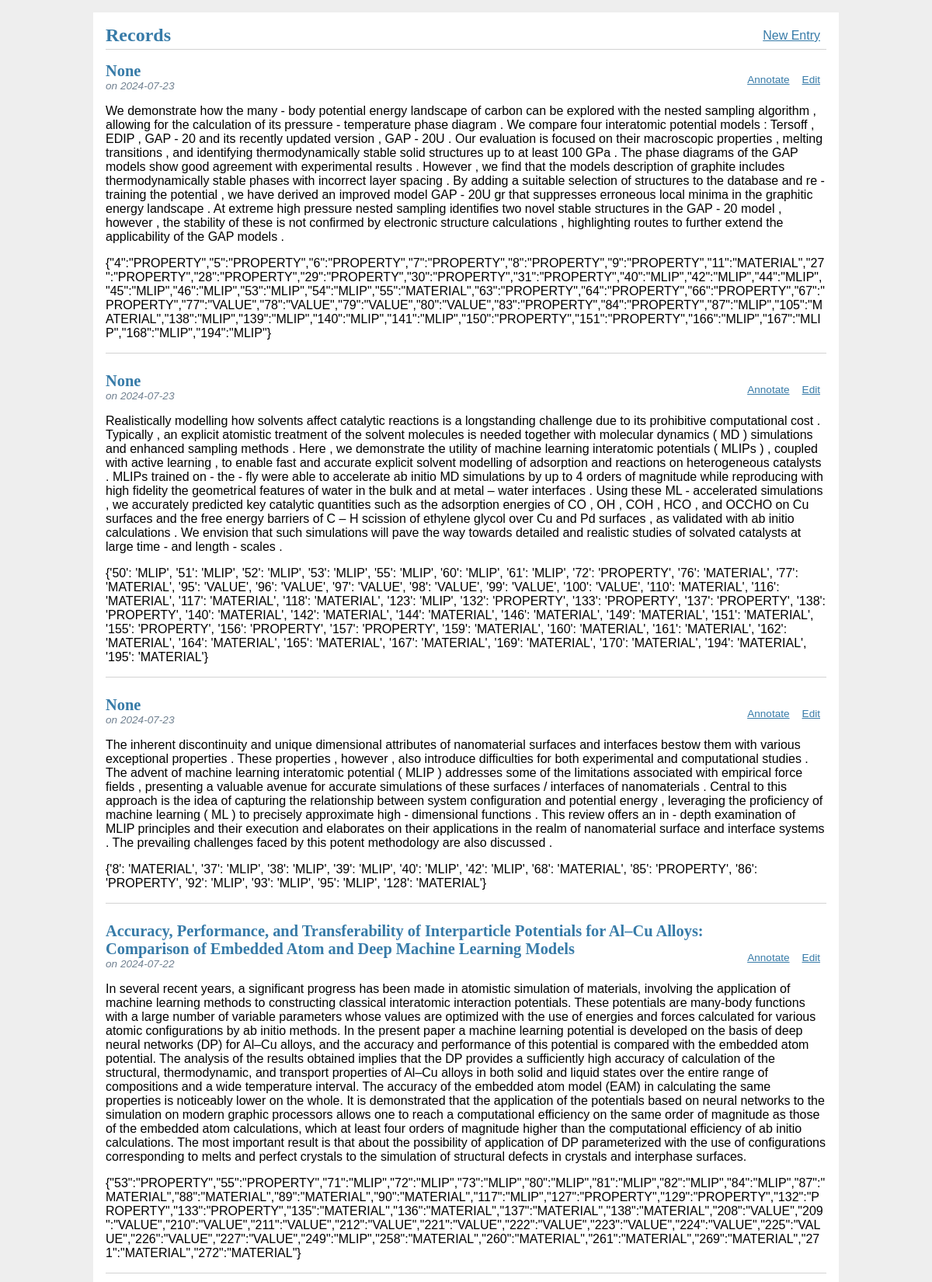
The page / (upper part) on the database its author committed.
### tables this page shows
CREATE TABLE post (
  id INTEGER PRIMARY KEY AUTOINCREMENT,
  created TIMESTAMP NOT NULL DEFAULT CURRENT_TIMESTAMP,
  title TEXT,
  body TEXT NOT NULL,
  annotation TEXT
);

### AnnoApp/blog.py (the view)
@bp.route('/')
def index():
    db = get_db()
    posts = db.execute(
        'SELECT p.id, title, body, annotation, created'
        ' FROM post p'
        ' ORDER BY created DESC'
    ).fetchall()
    return render_template('blog/index.html', posts=posts)

### AnnoApp/db.py (called while the page is built)
def get_db():
    if 'db' not in g:
        g.db = sqlite3.connect(
            current_app.config['DATABASE'],
            detect_types=sqlite3.PARSE_DECLTYPES
        )
        g.db.row_factory = sqlite3.Row
    return g.db

### AnnoApp/templates/blog/index.html
{% extends 'base.html' %}
{% block header %}
  <h1>{% block title %}Records{% endblock %}</h1>
  <a class="action" href="{{ url_for('blog.create') }}">New Entry</a>
{% endblock %}
{% block content %}
  {% for post in posts %}
    <article class="post">
      <header>
        <div>
          <h1>{{ post['title'] }}</h1>
          <div class="about">on {{ post['created'].strftime('%Y-%m-%d') }}</div>
        </div>
        <a class="action" href="{{ url_for('blog.annotate', id=post['id']) }}">Annotate</a>
        <a class="action" href="{{ url_for('blog.update', id=post['id']) }}">Edit</a>
      </header>
      <p style='word-wrap: break-word;'>{{ post['body'] }}</p>
      <p style='word-wrap: break-word;'>{{ post['annotation'] }}</p>
    </article>
    {% if not loop.last %}
      <hr>
    {% endif %}
  {% endfor %}
{% endblock %}

### AnnoApp/templates/base.html (shortened to what this page needs)
<!doctype html>
<link rel="stylesheet" href="{{ url_for('static', filename='style.css') }}">
<section class="content">
  <header>
    {% block header %}{% endblock %}
  </header>
  {% block content %}{% endblock %}
</section>

### AnnoApp/static/style.css (style rules this page uses)
h1 { font-family: serif; color: #377ba8; margin: 1rem 0; }
a { color: #377ba8; }
hr { border: none; border-top: 1px solid lightgray; }
nav ul li a, nav ul li span, header .action { display: block; padding: 0.5rem; }
.content { padding: 0 1rem 1rem; }
.content > header { border-bottom: 1px solid lightgray; display: flex; align-items: flex-end; }
.content > header h1 { flex: auto; margin: 1rem 0 0.25rem 0; }
.post > header { display: flex; align-items: flex-end; font-size: 0.85em; }
.post > header > div:first-of-type { flex: auto; }
.post > header h1 { font-size: 1.5em; margin-bottom: 0; }
.post .about { color: slategray; font-style: italic; }
.content:last-child { margin-bottom: 0; }

### rows shown on the page
post: title "None", created "2024-07-23", body "We demonstrate how the many - body potential energy landscape of carbon can be explored with the nested sampling algorithm , allowing for the calculation of its pressure - temperature phase diagram . We compare four interatomic potential models : Tersoff , EDIP , GAP - 20 and its recently updated version , GAP - 20U . Our evaluation is focused on their macroscopic properties , melting transitions , and identifying thermodynamically stable solid structures up to at least 100 GPa . The phase diagrams of the GAP models show good agreement with experimental results . However , we find that the models description of graphite includes thermodynamically stable phases with incorrect layer spacing .…", annotation "{\"4\":\"PROPERTY\",\"5\":\"PROPERTY\",\"6\":\"PROPERTY\",\"7\":\"PROPERTY\",\"8\":\"PROPERTY\",\"9\":\"PROPERTY\",\"11\":\"MATERIAL\",\"27\":\"PROPERTY\",\"28\":\"PROPERTY\",\"29\":\"PROPERTY\",\"30\":\"PROPERTY\",\"31\":\"PROPERTY\",\"40\":\"MLIP\",\"42\":\"MLIP\",\"44\":\"MLIP\",\"45\":\"MLIP\",\"46\":\"MLIP\",\"53\":\"MLIP\",\"54\":\"MLIP\",\"55\":\"MATERIAL\",\"63\":\"PROPERTY\",\"64\":\"PROPERTY\",\"66\":\"PROPERTY\",\"67\":\"PROPERTY\",\"77\":\"VALUE\",\"78\":\"VALUE\",\"79\":\"VALUE\",\"80\":\"VALUE\",\"83\":\"PROPERTY\",\"84\":\"PROPERTY\",\"87\":\"MLIP\",\"105\":\"MATERIAL\",\"138\":\"MLIP\",\"139\":\"MLIP\",\"140\":\"MLIP\",\"141\":\"MLIP\",\"150\":\"PROPERTY\",\"151\":\"PROPERTY\",\"166\":\"MLIP\",\"167\":\"MLIP\",\"168\":\"MLIP\",\"194\":\"MLIP\"}"
post: title "None", created "2024-07-23", body "Realistically modelling how solvents affect catalytic reactions is a longstanding challenge due to its prohibitive computational cost . Typically , an explicit atomistic treatment of the solvent molecules is needed together with molecular dynamics ( MD ) simulations and enhanced sampling methods . Here , we demonstrate the utility of machine learning interatomic potentials ( MLIPs ) , coupled with active learning , to enable fast and accurate explicit solvent modelling of adsorption and reactions on heterogeneous catalysts . MLIPs trained on - the - fly were able to accelerate ab initio MD simulations by up to 4 orders of magnitude while reproducing with high fidelity the geometrical…", annotation "{'50': 'MLIP', '51': 'MLIP', '52': 'MLIP', '53': 'MLIP', '55': 'MLIP', '60': 'MLIP', '61': 'MLIP', '72': 'PROPERTY', '76': 'MATERIAL', '77': 'MATERIAL', '95': 'VALUE', '96': 'VALUE', '97': 'VALUE', '98': 'VALUE', '99': 'VALUE', '100': 'VALUE', '110': 'MATERIAL', '116': 'MATERIAL', '117': 'MATERIAL', '118': 'MATERIAL', '123': 'MLIP', '132': 'PROPERTY', '133': 'PROPERTY', '137': 'PROPERTY', '138': 'PROPERTY', '140': 'MATERIAL', '142': 'MATERIAL', '144': 'MATERIAL', '146': 'MATERIAL', '149': 'MATERIAL', '151': 'MATERIAL', '155': 'PROPERTY', '156': 'PROPERTY', '157': 'PROPERTY', '159': 'MATERIAL', '160': 'MATERIAL', '161': 'MATERIAL', '162': 'MATERIAL', '164': 'MATERIAL', '165': 'MATERIAL',…"
post: title "None", created "2024-07-23", body "The inherent discontinuity and unique dimensional attributes of nanomaterial surfaces and interfaces bestow them with various exceptional properties . These properties , however , also introduce difficulties for both experimental and computational studies . The advent of machine learning interatomic potential ( MLIP ) addresses some of the limitations associated with empirical force fields , presenting a valuable avenue for accurate simulations of these surfaces / interfaces of nanomaterials . Central to this approach is the idea of capturing the relationship between system configuration and potential energy , leveraging the proficiency of machine learning ( ML ) to precisely approximate…", annotation "{'8': 'MATERIAL', '37': 'MLIP', '38': 'MLIP', '39': 'MLIP', '40': 'MLIP', '42': 'MLIP', '68': 'MATERIAL', '85': 'PROPERTY', '86': 'PROPERTY', '92': 'MLIP', '93': 'MLIP', '95': 'MLIP', '128': 'MATERIAL'}"
post: title "Accuracy, Performance, and Transferability of Interparticle Potentials for Al–Cu Alloys: Comparison of Embedded Atom and Deep Machine Learning Models", created "2024-07-22", body "In several recent years, a significant progress has been made in atomistic simulation of materials, involving the application of machine learning methods to constructing classical interatomic interaction potentials. These potentials are many-body functions with a large number of variable parameters whose values are optimized with the use of energies and forces calculated for various atomic configurations by ab initio methods. In the present paper a machine learning potential is developed on the basis of deep neural networks (DP) for Al–Cu alloys, and the accuracy and performance of this potential is compared with the embedded atom potential. The analysis of the results obtained implies that…", annotation "{\"53\":\"PROPERTY\",\"55\":\"PROPERTY\",\"71\":\"MLIP\",\"72\":\"MLIP\",\"73\":\"MLIP\",\"80\":\"MLIP\",\"81\":\"MLIP\",\"82\":\"MLIP\",\"84\":\"MLIP\",\"87\":\"MATERIAL\",\"88\":\"MATERIAL\",\"89\":\"MATERIAL\",\"90\":\"MATERIAL\",\"117\":\"MLIP\",\"127\":\"PROPERTY\",\"129\":\"PROPERTY\",\"132\":\"PROPERTY\",\"133\":\"PROPERTY\",\"135\":\"MATERIAL\",\"136\":\"MATERIAL\",\"137\":\"MATERIAL\",\"138\":\"MATERIAL\",\"208\":\"VALUE\",\"209\":\"VALUE\",\"210\":\"VALUE\",\"211\":\"VALUE\",\"212\":\"VALUE\",\"221\":\"VALUE\",\"222\":\"VALUE\",\"223\":\"VALUE\",\"224\":\"VALUE\",\"225\":\"VALUE\",\"226\":\"VALUE\",\"227\":\"VALUE\",\"249\":\"MLIP\",\"258\":\"MATERIAL\",\"260\":\"MATERIAL\",\"261\":\"MATERIAL\",\"269\":\"MATERIAL\",\"271\":\"MATERIAL\",\"272\":\"MATERIAL\"}"
